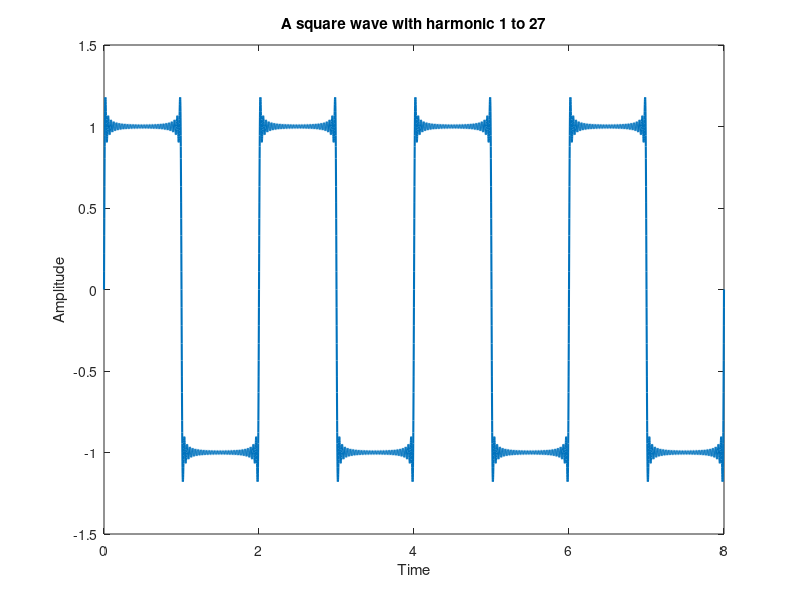

The MATLAB source for this figure:
clc
clear all
close all
ff=0.5;
fs=1000;
t=0:1/fs:8;
A=4/pi;
har1=A*sin(2*pi*ff*t);
for k=3:2:55
    A=4/(pi*k);
    har2=A*sin(2*pi*ff*t*k);
    har1=har1+har2;
end
plot(t,har1,'linewidth',1.5);
title('A square wave with harmonic 1 to 27');
xlabel('Time');
ylabel('Amplitude');